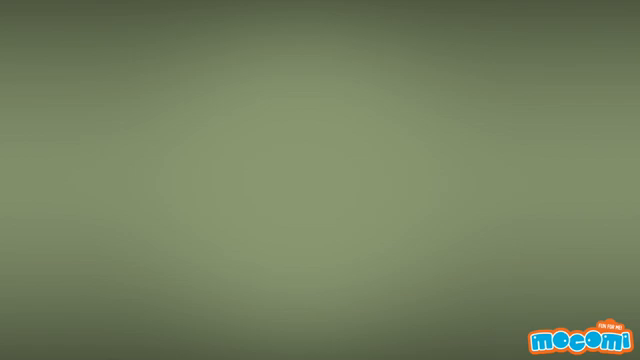
#> input picture frame 0 of input.mp4, 640 x 360 px
$ python video_step1.py
#> lines starting #> are read from the running program, lines starting #| are printed output that depends on the picture
import cv2
from pathlib import Path

cap = cv2.VideoCapture("D:/nosh_assignment/input.mp4")
if not cap.isOpened():
    raise SystemExit("could not open data/video/input.mp4")

n = int(cap.get(cv2.CAP_PROP_FRAME_COUNT))
fps = cap.get(cv2.CAP_PROP_FPS)
w = int(cap.get(cv2.CAP_PROP_FRAME_WIDTH)); h = int(cap.get(cv2.CAP_PROP_FRAME_HEIGHT))
print(f"frames: {n} | fps: {fps:.1f} | size: {w}x{h} | length: {n / fps:.1f}s")

out = Path("outputs/video/frames"); out.mkdir(parents=True, exist_ok=True)
for i in range(8):
    idx = int(i * (n - 1) / 7)
    cap.set(cv2.CAP_PROP_POS_FRAMES, idx)
    ok, frame = cap.read()
    if ok:
        cv2.imwrite(str(out / f"frame_{idx:05d}.jpg"), frame)
#> this loop made 8 passes
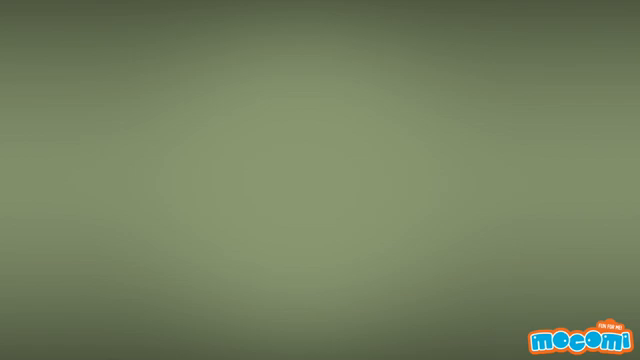
#> input picture frame 0 of input.mp4, 640 x 360 px
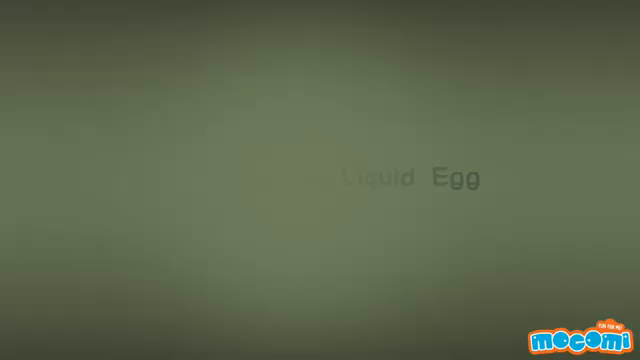
#> input picture frame 205 of input.mp4, 640 x 360 px
#> pass 3, `ok, frame = cap.read()`:
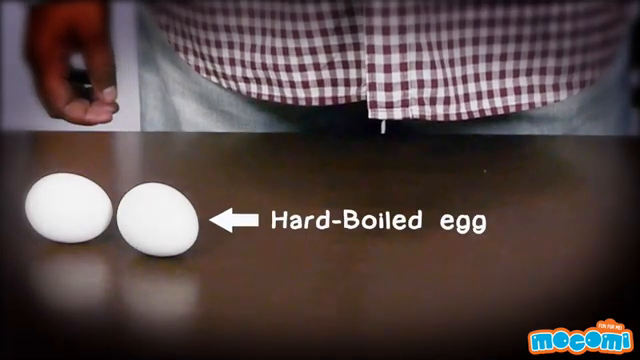
#> frame: shape (360, 640, 3); mean B, G, R 69.1, 70.1, 84.5
cap.release()
print("saved to", out)

$ run again, starting later in the video
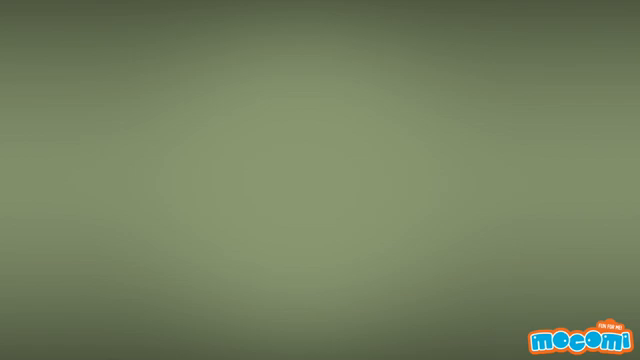
#> input picture frame 0 of input.mp4, 640 x 360 px
#> the loop `for i in range(8):` made 8 passes
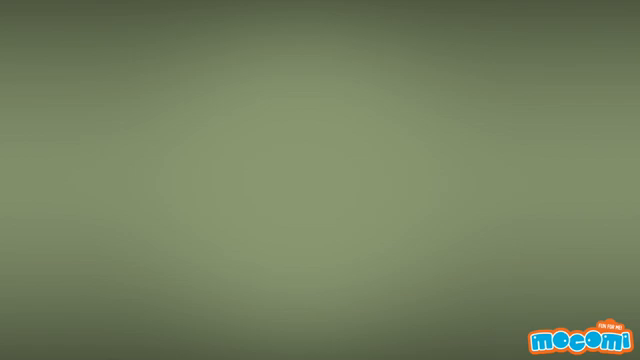
#> input picture frame 0 of input.mp4, 640 x 360 px
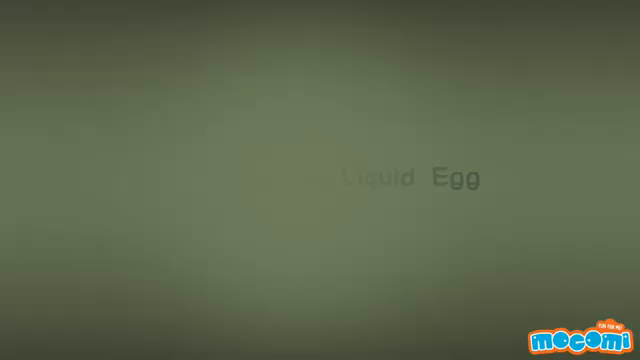
#> input picture frame 205 of input.mp4, 640 x 360 px

$ run again, starting later in the video
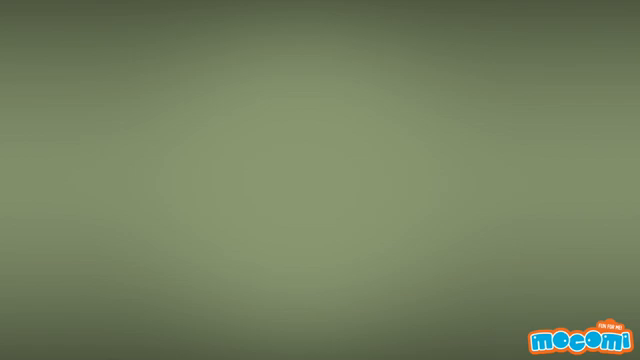
#> input picture frame 0 of input.mp4, 640 x 360 px
#> the loop `for i in range(8):` made 8 passes
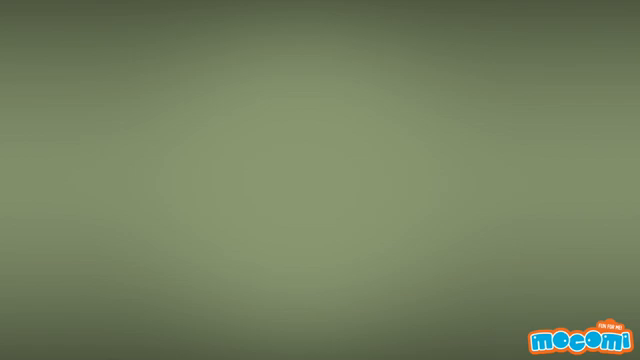
#> input picture frame 0 of input.mp4, 640 x 360 px
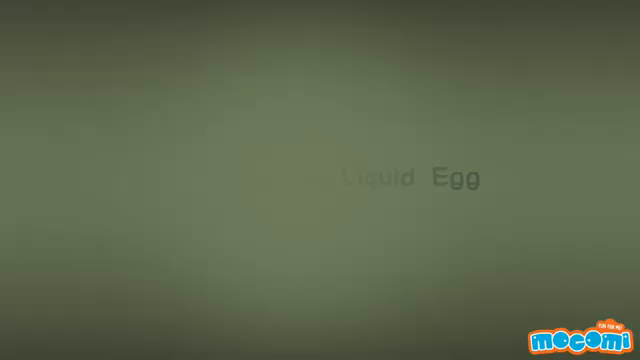
#> input picture frame 205 of input.mp4, 640 x 360 px
